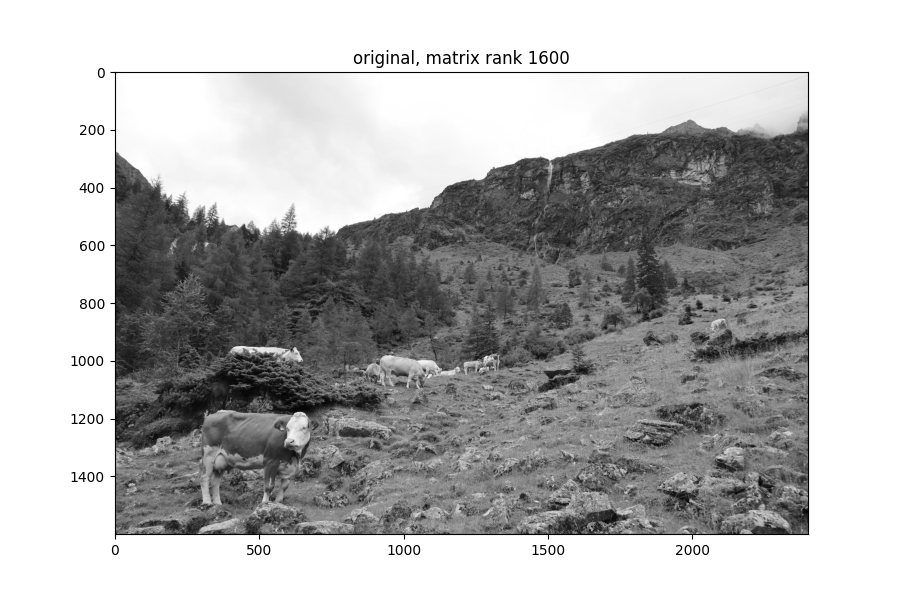
#> input picture cows_original.png, 900 x 600 px
$ python img_compression.py cows_original.png
#> lines starting #> are read from the running program, lines starting #| are printed output that depends on the picture
from PIL import Image
import numpy as np
import matplotlib.pyplot as plt
import sys

def main(f_name):
#> called with f_name = 'cows_original.png'
    img = Image.open(f_name).convert('RGB')
    red, green, blue = img.split()

    svd_r = np.linalg.svd(np.array(red))
    svd_g = np.linalg.svd(np.array(green))
    svd_b = np.linalg.svd(np.array(blue))

    full_rank = red.size[1]
#> full_rank = 600

    for i in [full_rank, 500, 100, 20, 5]:
        r, g, b = compress(svd_r, i), compress(svd_g, i), compress(svd_b, i)
        reconst = np.dstack((r,g,b))
        plt.imshow(reconst)
        title = f"rank {np.linalg.matrix_rank(r)}"
        plt.title(title)
        plt.show()
#> this loop made 5 passes
#> title on passes 1 to 5: 'rank 499', 'rank 499', 'rank 100', 'rank 20', 'rank 5'
#> pass 1, in compress, `U, sigma, V = svd`:
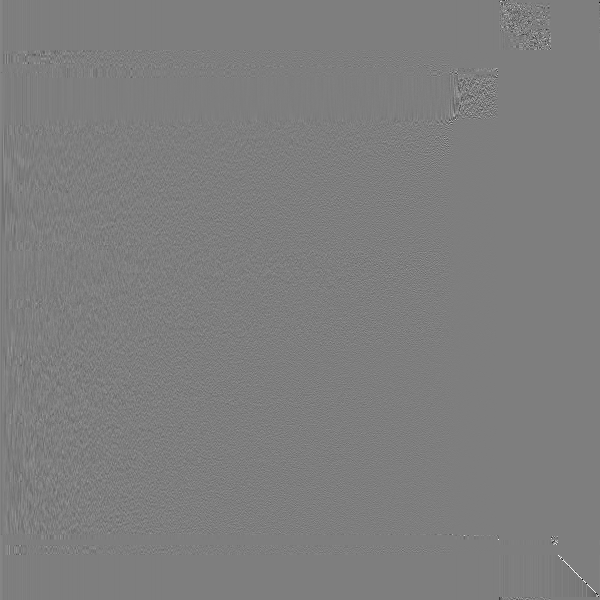
#> U: shape (600, 600) float64; min -0.965, max 0.982, mean 4.78e-05; drawn with min black and max white
#> pass 1, in compress, `U, sigma, V = svd`:
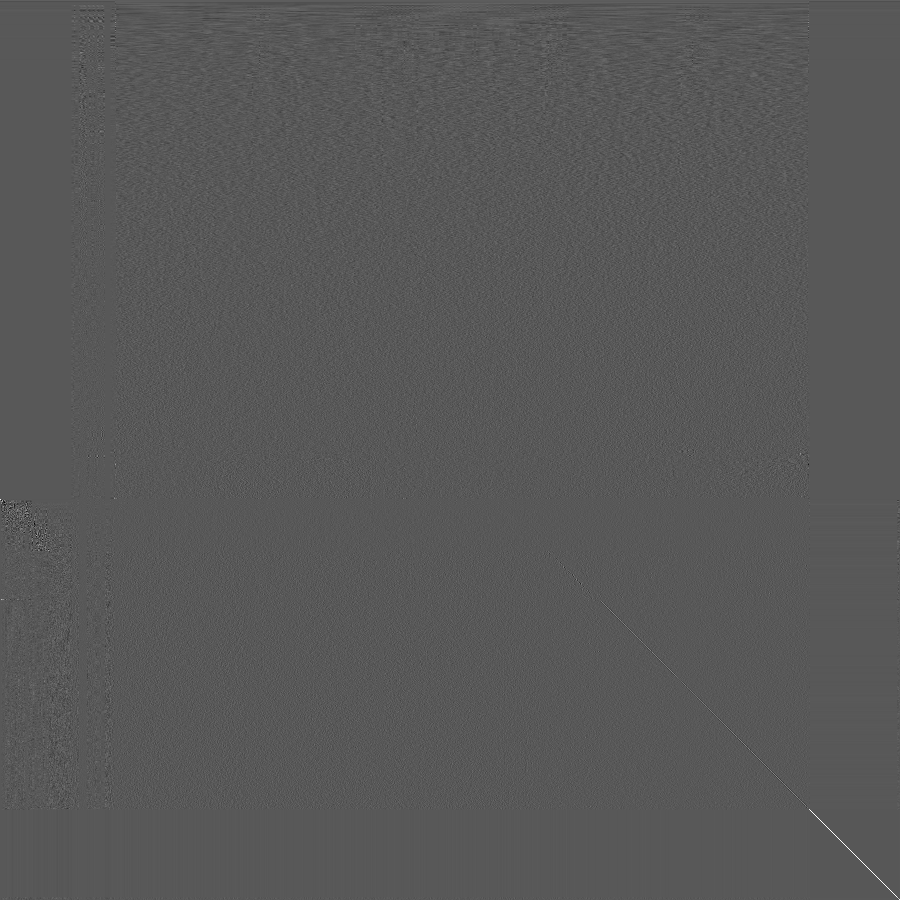
#> V: shape (900, 900) float64; min -0.527, max 0.993, mean 4.4e-05; drawn with min black and max white
#> after the loop:
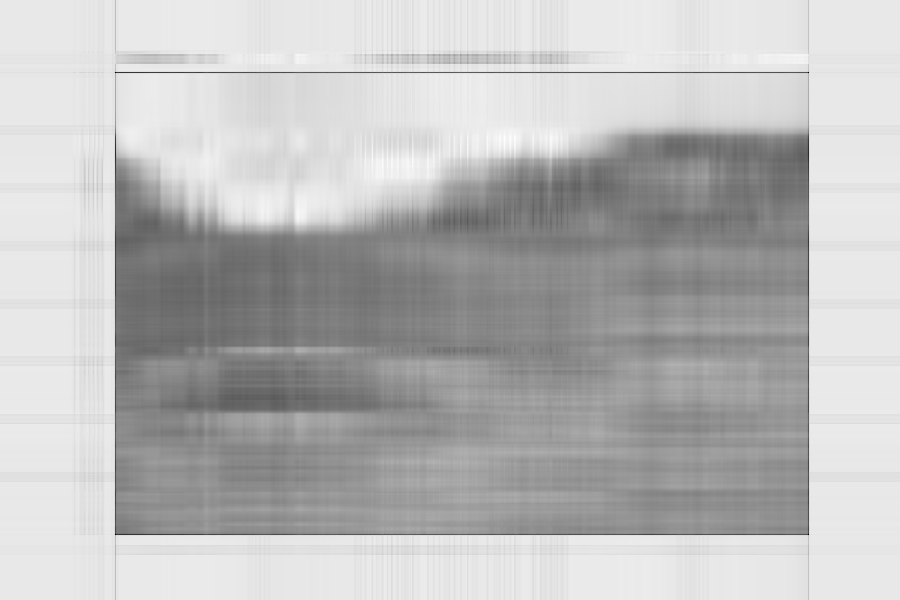
#> r: shape (600, 900) float64; min -0.522, max 1.15, mean 0.704; drawn with min black and max white


def compress(svd, rank):
    U, sigma, V = svd
    res = np.matrix(U[:, :rank]) * np.diag(sigma[:rank]) * np.matrix(V[:rank, :])
    return np.true_divide(np.array(res), 255)


if __name__=="__main__":
    main(sys.argv[1])

$ run again, on monstera_original_rank.png
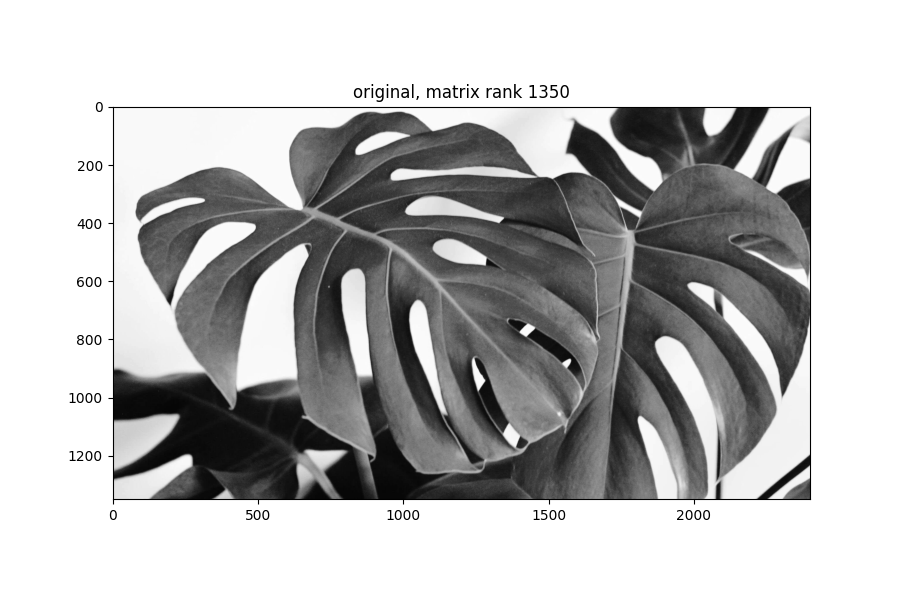
#> input picture monstera_original_rank.png, 900 x 600 px
#> the loop in main, `for i in [full_rank, 500, 100, 20, 5]:` made 5 passes
#> title on passes 1 to 5: 'rank 430', 'rank 430', 'rank 100', 'rank 20', 'rank 5'
#> after the loop in main, `for i in [full_rank, 500, 100, 20, 5]:`:
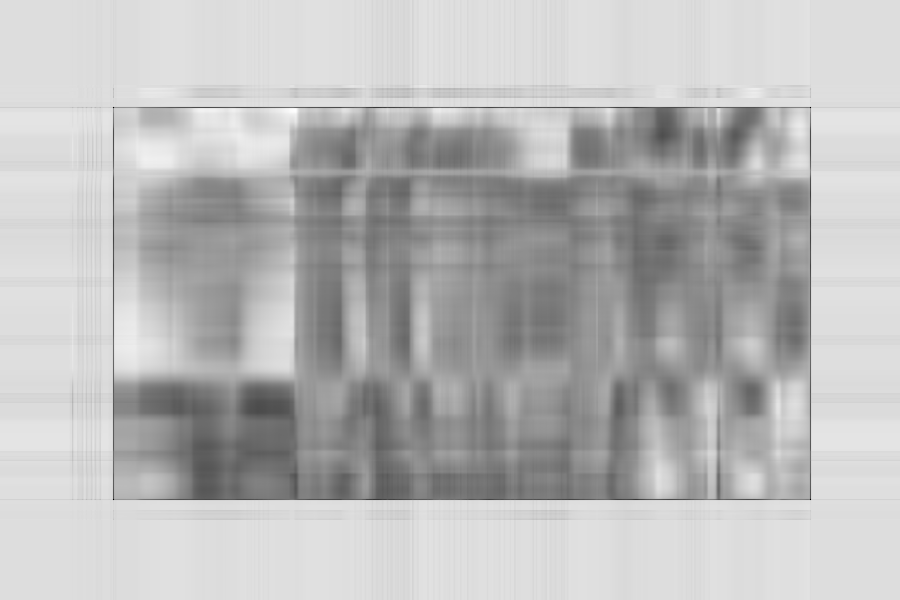
#> r: shape (600, 900) float64; min -0.662, max 1.25, mean 0.73; drawn with min black and max white
